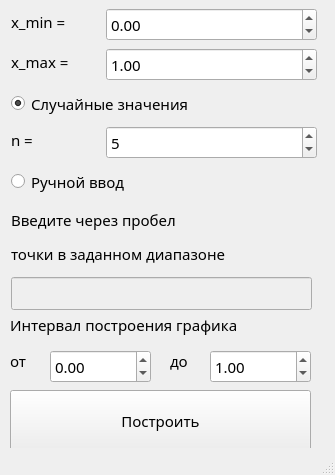
<?xml version="1.0" encoding="UTF-8"?>
<ui version="4.0">
 <class>MainWindow</class>
 <widget class="QMainWindow" name="MainWindow">
  <property name="geometry">
   <rect>
    <x>0</x>
    <y>0</y>
    <width>335</width>
    <height>475</height>
   </rect>
  </property>
  <property name="minimumSize">
   <size>
    <width>335</width>
    <height>475</height>
   </size>
  </property>
  <property name="maximumSize">
   <size>
    <width>335</width>
    <height>475</height>
   </size>
  </property>
  <property name="font">
   <font>
    <family>Montserrat Medium</family>
    <pointsize>11</pointsize>
   </font>
  </property>
  <property name="windowTitle">
   <string>Лабораторная работа 4</string>
  </property>
  <widget class="QWidget" name="centralwidget">
   <widget class="QRadioButton" name="radioButton_random">
    <property name="geometry">
     <rect>
      <x>11</x>
      <y>88</y>
      <width>253</width>
      <height>31</height>
     </rect>
    </property>
    <property name="text">
     <string>Случайные значения</string>
    </property>
    <property name="checked">
     <bool>true</bool>
    </property>
   </widget>
   <widget class="QRadioButton" name="radioButton_input">
    <property name="geometry">
     <rect>
      <x>11</x>
      <y>166</y>
      <width>160</width>
      <height>31</height>
     </rect>
    </property>
    <property name="text">
     <string>Ручной ввод</string>
    </property>
   </widget>
   <widget class="QPushButton" name="pushButton_show">
    <property name="geometry">
     <rect>
      <x>10</x>
      <y>390</y>
      <width>301</width>
      <height>61</height>
     </rect>
    </property>
    <property name="text">
     <string>Построить</string>
    </property>
   </widget>
   <widget class="QDoubleSpinBox" name="doubleSpinBox_x_max">
    <property name="geometry">
     <rect>
      <x>106</x>
      <y>48</y>
      <width>211</width>
      <height>33</height>
     </rect>
    </property>
    <property name="minimum">
     <double>-99.989999999999995</double>
    </property>
    <property name="singleStep">
     <double>0.500000000000000</double>
    </property>
    <property name="value">
     <double>1.000000000000000</double>
    </property>
   </widget>
   <widget class="QDoubleSpinBox" name="doubleSpinBox_x_min">
    <property name="geometry">
     <rect>
      <x>106</x>
      <y>8</y>
      <width>211</width>
      <height>33</height>
     </rect>
    </property>
    <property name="minimum">
     <double>-99.989999999999995</double>
    </property>
    <property name="singleStep">
     <double>0.500000000000000</double>
    </property>
    <property name="value">
     <double>0.000000000000000</double>
    </property>
   </widget>
   <widget class="QLineEdit" name="lineEdit_args">
    <property name="enabled">
     <bool>false</bool>
    </property>
    <property name="geometry">
     <rect>
      <x>11</x>
      <y>277</y>
      <width>301</width>
      <height>33</height>
     </rect>
    </property>
   </widget>
   <widget class="QSpinBox" name="spinBox_n">
    <property name="enabled">
     <bool>true</bool>
    </property>
    <property name="geometry">
     <rect>
      <x>106</x>
      <y>126</y>
      <width>211</width>
      <height>33</height>
     </rect>
    </property>
    <property name="readOnly">
     <bool>false</bool>
    </property>
    <property name="accelerated">
     <bool>false</bool>
    </property>
    <property name="minimum">
     <number>1</number>
    </property>
    <property name="value">
     <number>5</number>
    </property>
   </widget>
   <widget class="QLabel" name="label">
    <property name="geometry">
     <rect>
      <x>11</x>
      <y>8</y>
      <width>85</width>
      <height>27</height>
     </rect>
    </property>
    <property name="text">
     <string>x_min = </string>
    </property>
   </widget>
   <widget class="QLabel" name="label_2">
    <property name="geometry">
     <rect>
      <x>11</x>
      <y>48</y>
      <width>88</width>
      <height>27</height>
     </rect>
    </property>
    <property name="text">
     <string>x_max = </string>
    </property>
   </widget>
   <widget class="QLabel" name="label_3">
    <property name="geometry">
     <rect>
      <x>11</x>
      <y>126</y>
      <width>36</width>
      <height>27</height>
     </rect>
    </property>
    <property name="text">
     <string>n = </string>
    </property>
   </widget>
   <widget class="QLabel" name="label_4">
    <property name="geometry">
     <rect>
      <x>11</x>
      <y>204</y>
      <width>309</width>
      <height>66</height>
     </rect>
    </property>
    <property name="text">
     <string>&lt;html&gt;&lt;head/&gt;&lt;body&gt;&lt;p&gt;Введите через пробел &lt;/p&gt;&lt;p&gt;точки в заданном диапазоне&lt;/p&gt;&lt;/body&gt;&lt;/html&gt;</string>
    </property>
   </widget>
   <widget class="QLabel" name="label_5">
    <property name="geometry">
     <rect>
      <x>10</x>
      <y>350</y>
      <width>31</width>
      <height>21</height>
     </rect>
    </property>
    <property name="text">
     <string>от</string>
    </property>
   </widget>
   <widget class="QLabel" name="label_6">
    <property name="geometry">
     <rect>
      <x>170</x>
      <y>350</y>
      <width>31</width>
      <height>21</height>
     </rect>
    </property>
    <property name="text">
     <string>до</string>
    </property>
   </widget>
   <widget class="QDoubleSpinBox" name="doubleSpinBox_left">
    <property name="geometry">
     <rect>
      <x>50</x>
      <y>350</y>
      <width>101</width>
      <height>33</height>
     </rect>
    </property>
    <property name="minimum">
     <double>-99.989999999999995</double>
    </property>
    <property name="singleStep">
     <double>0.500000000000000</double>
    </property>
    <property name="value">
     <double>0.000000000000000</double>
    </property>
   </widget>
   <widget class="QDoubleSpinBox" name="doubleSpinBox_right">
    <property name="geometry">
     <rect>
      <x>210</x>
      <y>350</y>
      <width>101</width>
      <height>33</height>
     </rect>
    </property>
    <property name="minimum">
     <double>-99.989999999999995</double>
    </property>
    <property name="singleStep">
     <double>0.500000000000000</double>
    </property>
    <property name="value">
     <double>1.000000000000000</double>
    </property>
   </widget>
   <widget class="QLabel" name="label_7">
    <property name="geometry">
     <rect>
      <x>10</x>
      <y>310</y>
      <width>309</width>
      <height>31</height>
     </rect>
    </property>
    <property name="text">
     <string>&lt;html&gt;&lt;head/&gt;&lt;body&gt;&lt;p&gt;Интервал построения графика&lt;/p&gt;&lt;/body&gt;&lt;/html&gt;</string>
    </property>
   </widget>
  </widget>
  <widget class="QMenuBar" name="menubar">
   <property name="geometry">
    <rect>
     <x>0</x>
     <y>0</y>
     <width>335</width>
     <height>31</height>
    </rect>
   </property>
  </widget>
  <widget class="QStatusBar" name="statusbar"/>
 </widget>
 <resources/>
 <connections/>
</ui>
